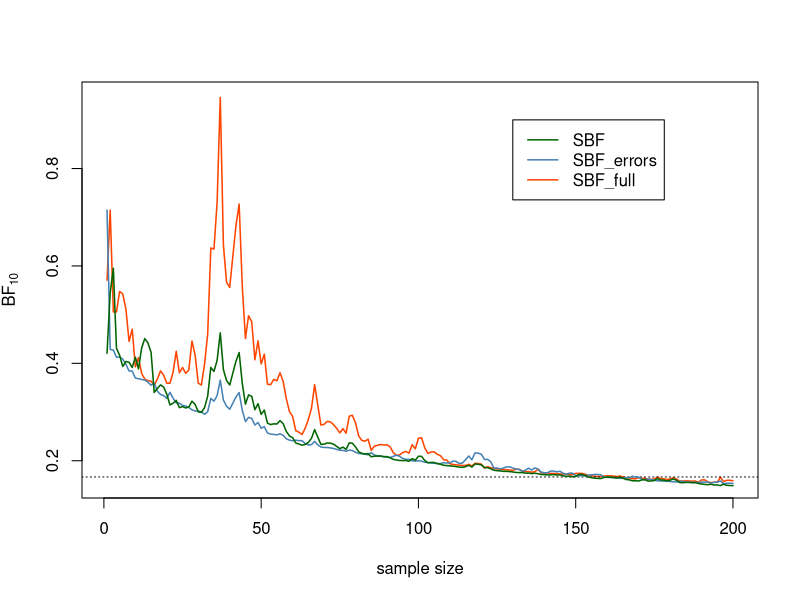

This chart was generated by the following R code:
##############################################################################
# R code to reproduce Bret, Beffara & Nalborczyk (2018)
# OSF projet: https://osf.io/mwtvk/
# Written by Ladislas Nalborczyk
# E-mail: ladislas.nalborczyk@gmail.com
# Last update: February 8, 2018
#############################################################

# Reanalysig data from a replication of Schnall, Benton, & Harvey (2008, PS)
# OSF link: https://osf.io/apidb/

# Importing SAV file
# d <- foreign::read.spss(file = "rep2.sav", to.data.frame = TRUE)

# Exporting as a CSV file
# write.csv(d, "rep2.csv", row.names = FALSE)

####################################################################
# Importing data
########################################

library(tidyverse)

data <-
    # importing the csv file
    read.csv(file = "rep2.csv") %>%
    # keeping only the relevant columns
    select(Participant., Condition, Madeup_dummy, Exp_Error, mean_vignettes) %>%
    rename(Participant = Participant.)

#######################################################################################
# Codes: https://osf.io/5qhnw/
# Madeup_dummy: “All of my answers are made up.”(1 = yes, 0 = no)
# Exp_Error: Participants for whom errors occurred (filtered out of all analyses)
####################################################################################

# At each step, we should exclude participants who made up answers,
# or wrong trials due to experimenter errors

data <- 
    data %>%
    # filter(Madeup_dummy != 1, Exp_Error != 1) %>%
    mutate(Condition = factor(Condition) ) %>%
    # ordering dataset by participant
    arrange(Participant)

####################################################################################
# Sequential Bayes Factor
####################################################

library(BayesFactor)

# get BayesFactorExtras from github
# devtools::install_github("richarddmorey/BayesFactorExtras", subdir = "BayesFactorExtras")

################################################################################
# Defining the model comparison (the t-test) of interest
########################################################################

tBF <- ttestBF(formula = mean_vignettes ~ Condition, data = data)

################################################################################
# Writing a basic SBF function
########################################################################

# If the "cleaning" argument is set to "full", proceed to sequential outliers rejections and errors removal
# If the "cleaning" argument is set to "errors", proceed to errors removal only

# Here (as an example), we remove participants that are outliers on at least one of the
# measures returned by influence.measures()

# If the "blind" argument is true, the function only returns a "continue or stop message"
# depending on the a priori defined thresold

seqBF <- function(BFobject, cleaning = NULL, nmin = 20, step = 1, threshold = 10, blind = TRUE) {
    
    dat <- BFobject@data
    
    nmax <- nrow(dat) %>% as.numeric
    ns <- seq(nmin, nmax, by = step)
    
    #########################################################################
    # Sequential Bayes Factor
    ##########################################
    
    for (i in 1:length(ns) ) {
        
        #########################################################################
        # Preliminary data processing...
        ##########################################
        
        # extracting reduced dataset
        dat2 <- dat[1:ns[i], ]

        # storing the reduced dataset
        BFobject@data <- dat2
        
        # if we want to go for iterative cleaning
        if (cleaning == "full") {
            
            # removing wrong trials and errors
            dat2 <- dat2 %>% filter(Madeup_dummy != 1, Exp_Error != 1)
            
            # fitting an equivalent lm model
            mod <-
                lm(
                    as.formula(BFobject@numerator$`Alt., r=0.707`@identifier$formula),
                    data = dat2
                )
            
            # identifying influential observations
            inf <- influence.measures(mod)
            inf_obs <- apply(inf$is.inf, 1, function(x) !any(x) )
            
            # removing influential observations and storing clean dataset
            BFobject@data <- dat2[inf_obs, ]
        
        } else if (cleaning == "errors") {
            
            # removing wrong trials and errors
            BFobject@data <- dat2 %>% filter(Madeup_dummy != 1, Exp_Error != 1)
            
        }
        
        #########################################################################
        # Bayes Factor computation
        ##########################################
        
        res1 <- recompute(BFobject, progress = FALSE)
        bf <- res1 %>% as.vector %>% as.numeric
        
        if (!exists("res") ) res <- bf else res <- rbind(res, bf)
        
        if (blind == TRUE) {
            
            if (tail(res, 1) < 1 / threshold | tail(res, 1) > threshold) {
                
                res <- "stop the recruitment"
                
            } else {
                
                res <- "continue the recruitment"
            }
        }
        
    }
    
    return(res)
    
}

################################################
# Automated SBF example
##################################

# with iterative cleaning (removing errors + outliers)
seq <- seqBF(tBF, cleaning = "full", nmin = 20, threshold = 6, blind = FALSE)
ts.plot(seq, xlab = "sample size", ylab = expression(BF[10]), col = "orangered", lwd = 1.5)
abline(h = 1 / 6, lty = 3)

# with iterative cleaning (only removing errors)
seq2 <- seqBF(tBF, cleaning = "errors", nmin = 20, threshold = 6, blind = FALSE)
lines(seq2, col = "steelblue", lwd = 1.5)

# without iterative cleaning
seq3 <- seqBF(tBF, cleaning = FALSE, nmin = 20, threshold = 6, blind = FALSE)
lines(seq3, col = "darkgreen", lwd = 1.5)

# add a legend
legend(
    x = 130, y = 0.9,
    legend = c("SBF", "SBF_errors", "SBF_full"),
    col = c("darkgreen", "steelblue", "orangered"),
    lty = 1, lwd = 1.5)

################################################
# Blind SBF example
##################################

seqBF(tBF, cleaning = FALSE, nmin = 20, threshold = 6, blind = TRUE)
